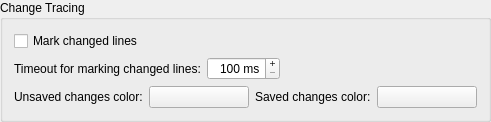
    <widget class="QGroupBox" name="groupBox_13">
     <property name="title">
      <string>Change Tracing</string>
     </property>
     <layout class="QVBoxLayout" name="verticalLayout_3">
      <item>
       <widget class="QCheckBox" name="enableChangeTraceCheckBox">
        <property name="toolTip">
         <string>Select to mark changed lines</string>
        </property>
        <property name="text">
         <string>Mark changed lines</string>
        </property>
       </widget>
      </item>
      <item>
       <layout class="QHBoxLayout" name="_16">
        <item>
         <widget class="QLabel" name="label_4">
          <property name="text">
           <string>Timeout for marking changed lines:</string>
          </property>
         </widget>
        </item>
        <item>
         <widget class="QSpinBox" name="changeTraceTimeoutSpinBox">
          <property name="toolTip">
           <string>Enter the time in milliseconds after which changed lines will be marked</string>
          </property>
          <property name="alignment">
           <set>Qt::AlignRight|Qt::AlignTrailing|Qt::AlignVCenter</set>
          </property>
          <property name="buttonSymbols">
           <enum>QAbstractSpinBox::PlusMinus</enum>
          </property>
          <property name="correctionMode">
           <enum>QAbstractSpinBox::CorrectToNearestValue</enum>
          </property>
          <property name="suffix">
           <string> ms</string>
          </property>
          <property name="minimum">
           <number>100</number>
          </property>
          <property name="maximum">
           <number>5000</number>
          </property>
          <property name="singleStep">
           <number>100</number>
          </property>
         </widget>
        </item>
        <item>
         <spacer>
          <property name="orientation">
           <enum>Qt::Horizontal</enum>
          </property>
          <property name="sizeHint" stdset="0">
           <size>
            <width>40</width>
            <height>20</height>
           </size>
          </property>
         </spacer>
        </item>
       </layout>
      </item>
      <item>
       <layout class="QHBoxLayout" name="horizontalLayout_3">
        <item>
         <widget class="QLabel" name="TextLabel13_3_2_3">
          <property name="text">
           <string>Unsaved changes color:</string>
          </property>
         </widget>
        </item>
        <item>
         <widget class="QPushButton" name="changeMarkerUnsavedColorButton">
          <property name="minimumSize">
           <size>
            <width>100</width>
            <height>0</height>
           </size>
          </property>
          <property name="toolTip">
           <string>Select the color for the change marker for unsaved changes.</string>
          </property>
          <property name="text">
           <string/>
          </property>
         </widget>
        </item>
        <item>
         <widget class="QLabel" name="TextLabel13_3_2_4">
          <property name="text">
           <string>Saved changes color:</string>
          </property>
         </widget>
        </item>
        <item>
         <widget class="QPushButton" name="changeMarkerSavedColorButton">
          <property name="minimumSize">
           <size>
            <width>100</width>
            <height>0</height>
           </size>
          </property>
          <property name="toolTip">
           <string>Select the color for the change marker for saved changes.</string>
          </property>
          <property name="text">
           <string/>
          </property>
         </widget>
        </item>
       </layout>
      </item>
     </layout>
    </widget>
